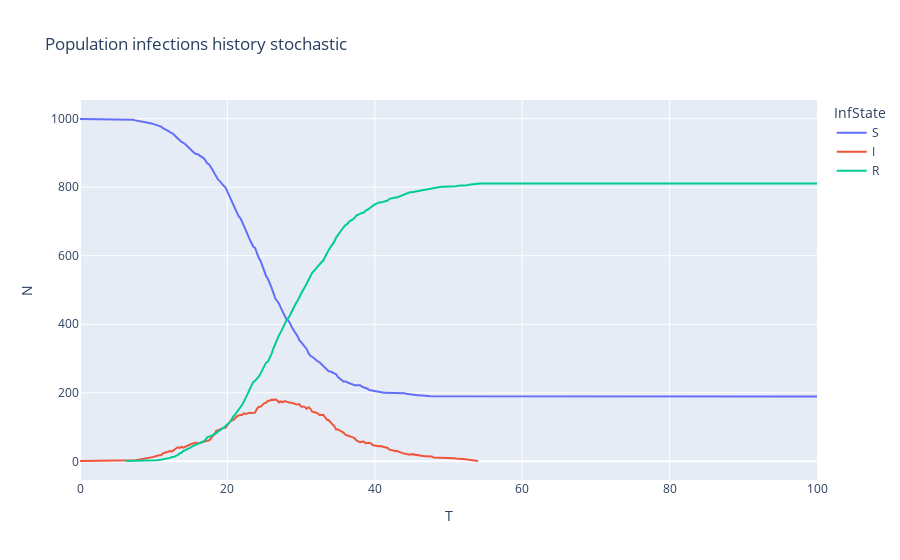

The cell this chart's notebook holds for it:
### Markdown cell above
Running a single model is the same as for deterministic

### Code cell
for i in range(400):
    stoch_epi_mdl.do_timestep(dt=0.25)

stoch_epi_fig = px.line(stoch_epi_mdl.full_epi, x="T", y="N", color="InfState", title='Population infections history stochastic')
stoch_epi_fig.show()

### Figure 1 — Plotly figure (JSON) as saved in the notebook; plotly's stock layout.template omitted (floating-point values rounded to 4 significant figures; data arrays with more than 128 entries replaced by an {"elided": "..."} marker saying what was removed)
{"data": [{"hovertemplate": "InfState=S<br>T=%{x}<br>N=%{y}<extra></extra>", "legendgroup": "S", "line": {"color": "#636efa", "dash": "solid"}, "marker": {"symbol": "circle"}, "mode": "lines", "name": "S", "orientation": "v", "showlegend": true, "type": "scatter", "x": {"elided": "401 float values"}, "xaxis": "x", "y": {"elided": "401 int values"}, "yaxis": "y"}, {"hovertemplate": "InfState=I<br>T=%{x}<br>N=%{y}<extra></extra>", "legendgroup": "I", "line": {"color": "#EF553B", "dash": "solid"}, "marker": {"symbol": "circle"}, "mode": "lines", "name": "I", "orientation": "v", "showlegend": true, "type": "scatter", "x": {"elided": "217 float values"}, "xaxis": "x", "y": {"elided": "217 int values"}, "yaxis": "y"}, {"hovertemplate": "InfState=R<br>T=%{x}<br>N=%{y}<extra></extra>", "legendgroup": "R", "line": {"color": "#00cc96", "dash": "solid"}, "marker": {"symbol": "circle"}, "mode": "lines", "name": "R", "orientation": "v", "showlegend": true, "type": "scatter", "x": {"elided": "376 float values"}, "xaxis": "x", "y": {"elided": "376 int values"}, "yaxis": "y"}], "layout": {"legend": {"title": {"text": "InfState"}, "tracegroupgap": 0}, "title": {"text": "Population infections history stochastic"}, "xaxis": {"anchor": "y", "domain": [0, 1], "title": {"text": "T"}}, "yaxis": {"anchor": "x", "domain": [0, 1], "title": {"text": "N"}}}}
